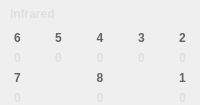
         <widget class="QFrame" name="frameInfrared">
          <property name="sizePolicy">
           <sizepolicy hsizetype="Preferred" vsizetype="Preferred">
            <horstretch>0</horstretch>
            <verstretch>0</verstretch>
           </sizepolicy>
          </property>
          <property name="styleSheet">
           <string notr="true">QWidget#frameInfrared{
border: 2px solid rgb(150, 150, 150);
background-color: rgb(57, 63, 68);
border-radius: 5px;
}</string>
          </property>
          <property name="frameShape">
           <enum>QFrame::NoFrame</enum>
          </property>
          <property name="frameShadow">
           <enum>QFrame::Plain</enum>
          </property>
          <layout class="QGridLayout" name="gridLayout_6">
           <property name="leftMargin">
            <number>0</number>
           </property>
           <property name="topMargin">
            <number>0</number>
           </property>
           <property name="rightMargin">
            <number>0</number>
           </property>
           <property name="bottomMargin">
            <number>0</number>
           </property>
           <item row="5" column="2">
            <widget class="QLabel" name="labelValueIR8">
             <property name="styleSheet">
              <string notr="true">font: 13pt &quot;Siemens Sans&quot;;
font-weight: bold;
color: rgb(222, 223, 225);
background-color: transparent;</string>
             </property>
             <property name="text">
              <string>0</string>
             </property>
             <property name="alignment">
              <set>Qt::AlignCenter</set>
             </property>
            </widget>
           </item>
           <item row="4" column="2">
            <widget class="QLabel" name="labelNameIR8">
             <property name="sizePolicy">
              <sizepolicy hsizetype="Preferred" vsizetype="Preferred">
               <horstretch>0</horstretch>
               <verstretch>0</verstretch>
              </sizepolicy>
             </property>
             <property name="styleSheet">
              <string notr="true">font: 13pt &quot;Siemens Sans&quot;;
font-weight: bold;
color: rgb(96, 100, 103);
background-color: transparent;</string>
             </property>
             <property name="text">
              <string>8</string>
             </property>
             <property name="alignment">
              <set>Qt::AlignCenter</set>
             </property>
            </widget>
           </item>
           <item row="4" column="0">
            <widget class="QLabel" name="labelNameIR7">
             <property name="sizePolicy">
              <sizepolicy hsizetype="Preferred" vsizetype="Preferred">
               <horstretch>0</horstretch>
               <verstretch>0</verstretch>
              </sizepolicy>
             </property>
             <property name="styleSheet">
              <string notr="true">font: 13pt &quot;Siemens Sans&quot;;
font-weight: bold;
color: rgb(96, 100, 103);
background-color: transparent;</string>
             </property>
             <property name="text">
              <string>7</string>
             </property>
             <property name="alignment">
              <set>Qt::AlignCenter</set>
             </property>
            </widget>
           </item>
           <item row="5" column="0">
            <widget class="QLabel" name="labelValueIR7">
             <property name="styleSheet">
              <string notr="true">font: 13pt &quot;Siemens Sans&quot;;
font-weight: bold;
color: rgb(222, 223, 225);
background-color: transparent;</string>
             </property>
             <property name="text">
              <string>0</string>
             </property>
             <property name="alignment">
              <set>Qt::AlignCenter</set>
             </property>
            </widget>
           </item>
           <item row="1" column="0">
            <widget class="QLabel" name="labelNameIR6">
             <property name="sizePolicy">
              <sizepolicy hsizetype="Preferred" vsizetype="Preferred">
               <horstretch>0</horstretch>
               <verstretch>0</verstretch>
              </sizepolicy>
             </property>
             <property name="styleSheet">
              <string notr="true">font: 13pt &quot;Siemens Sans&quot;;
font-weight: bold;
color: rgb(96, 100, 103);
background-color: transparent;</string>
             </property>
             <property name="text">
              <string>6</string>
             </property>
             <property name="alignment">
              <set>Qt::AlignCenter</set>
             </property>
            </widget>
           </item>
           <item row="3" column="0">
            <widget class="QLabel" name="labelValueIR6">
             <property name="styleSheet">
              <string notr="true">font: 13pt &quot;Siemens Sans&quot;;
font-weight: bold;
color: rgb(222, 223, 225);
background-color: transparent;</string>
             </property>
             <property name="text">
              <string>0</string>
             </property>
             <property name="alignment">
              <set>Qt::AlignCenter</set>
             </property>
            </widget>
           </item>
           <item row="1" column="1">
            <widget class="QLabel" name="labelNameIR5">
             <property name="sizePolicy">
              <sizepolicy hsizetype="Preferred" vsizetype="Preferred">
               <horstretch>0</horstretch>
               <verstretch>0</verstretch>
              </sizepolicy>
             </property>
             <property name="styleSheet">
              <string notr="true">font: 13pt &quot;Siemens Sans&quot;;
font-weight: bold;
color: rgb(96, 100, 103);
background-color: transparent;</string>
             </property>
             <property name="text">
              <string>5</string>
             </property>
             <property name="alignment">
              <set>Qt::AlignCenter</set>
             </property>
            </widget>
           </item>
           <item row="3" column="1">
            <widget class="QLabel" name="labelValueIR5">
             <property name="styleSheet">
              <string notr="true">font: 13pt &quot;Siemens Sans&quot;;
font-weight: bold;
color: rgb(222, 223, 225);
background-color: transparent;</string>
             </property>
             <property name="text">
              <string>0</string>
             </property>
             <property name="alignment">
              <set>Qt::AlignCenter</set>
             </property>
            </widget>
           </item>
           <item row="1" column="2">
            <widget class="QLabel" name="labelNameIR4">
             <property name="sizePolicy">
              <sizepolicy hsizetype="Preferred" vsizetype="Preferred">
               <horstretch>0</horstretch>
               <verstretch>0</verstretch>
              </sizepolicy>
             </property>
             <property name="styleSheet">
              <string notr="true">font: 13pt &quot;Siemens Sans&quot;;
font-weight: bold;
color: rgb(96, 100, 103);
background: transparent;</string>
             </property>
             <property name="text">
              <string>4</string>
             </property>
             <property name="alignment">
              <set>Qt::AlignCenter</set>
             </property>
            </widget>
           </item>
           <item row="1" column="3">
            <widget class="QLabel" name="labelNameIR3">
             <property name="sizePolicy">
              <sizepolicy hsizetype="Preferred" vsizetype="Preferred">
               <horstretch>0</horstretch>
               <verstretch>0</verstretch>
              </sizepolicy>
             </property>
             <property name="styleSheet">
              <string notr="true">font: 13pt &quot;Siemens Sans&quot;;
font-weight: bold;
color: rgb(96, 100, 103);
background: transparent;</string>
             </property>
             <property name="text">
              <string>3</string>
             </property>
             <property name="alignment">
              <set>Qt::AlignCenter</set>
             </property>
            </widget>
           </item>
           <item row="3" column="3">
            <widget class="QLabel" name="labelValueIR3">
             <property name="styleSheet">
              <string notr="true">font: 13pt &quot;Siemens Sans&quot;;
font-weight: bold;
color: rgb(222, 223, 225);
background-color: transparent;</string>
             </property>
             <property name="text">
              <string>0</string>
             </property>
             <property name="alignment">
              <set>Qt::AlignCenter</set>
             </property>
            </widget>
           </item>
           <item row="3" column="2">
            <widget class="QLabel" name="labelValueIR4">
             <property name="styleSheet">
              <string notr="true">font: 13pt &quot;Siemens Sans&quot;;
font-weight: bold;
color: rgb(222, 223, 225);
background-color: transparent;</string>
             </property>
             <property name="text">
              <string>0</string>
             </property>
             <property name="alignment">
              <set>Qt::AlignCenter</set>
             </property>
            </widget>
           </item>
           <item row="5" column="4">
            <widget class="QLabel" name="labelValueIR1">
             <property name="styleSheet">
              <string notr="true">font: 13pt &quot;Siemens Sans&quot;;
font-weight: bold;
color: rgb(222, 223, 225);
background-color: transparent;</string>
             </property>
             <property name="text">
              <string>0</string>
             </property>
             <property name="alignment">
              <set>Qt::AlignCenter</set>
             </property>
            </widget>
           </item>
           <item row="4" column="4">
            <widget class="QLabel" name="labelNameIR1">
             <property name="sizePolicy">
              <sizepolicy hsizetype="Preferred" vsizetype="Preferred">
               <horstretch>0</horstretch>
               <verstretch>0</verstretch>
              </sizepolicy>
             </property>
             <property name="styleSheet">
              <string notr="true">font: 13pt &quot;Siemens Sans&quot;;
font-weight: bold;
color: rgb(96, 100, 103);
background: transparent;</string>
             </property>
             <property name="text">
              <string>1</string>
             </property>
             <property name="alignment">
              <set>Qt::AlignCenter</set>
             </property>
            </widget>
           </item>
           <item row="1" column="4">
            <widget class="QLabel" name="labelNameIR2">
             <property name="sizePolicy">
              <sizepolicy hsizetype="Preferred" vsizetype="Preferred">
               <horstretch>0</horstretch>
               <verstretch>0</verstretch>
              </sizepolicy>
             </property>
             <property name="styleSheet">
              <string notr="true">font: 13pt &quot;Siemens Sans&quot;;
font-weight: bold;
color: rgb(96, 100, 103);
background: transparent;</string>
             </property>
             <property name="text">
              <string>2</string>
             </property>
             <property name="alignment">
              <set>Qt::AlignCenter</set>
             </property>
            </widget>
           </item>
           <item row="3" column="4">
            <widget class="QLabel" name="labelValueIR2">
             <property name="styleSheet">
              <string notr="true">font: 13pt &quot;Siemens Sans&quot;;
font-weight: bold;
color: rgb(222, 223, 225);
background-color: transparent;</string>
             </property>
             <property name="text">
              <string>0</string>
             </property>
             <property name="alignment">
              <set>Qt::AlignCenter</set>
             </property>
            </widget>
           </item>
           <item row="0" column="0" colspan="4">
            <widget class="QLabel" name="labelInfrared">
             <property name="sizePolicy">
              <sizepolicy hsizetype="Preferred" vsizetype="Preferred">
               <horstretch>0</horstretch>
               <verstretch>0</verstretch>
              </sizepolicy>
             </property>
             <property name="minimumSize">
              <size>
               <width>0</width>
               <height>25</height>
              </size>
             </property>
             <property name="maximumSize">
              <size>
               <width>16777215</width>
               <height>25</height>
              </size>
             </property>
             <property name="styleSheet">
              <string notr="true">font: 13pt &quot;Siemens Sans&quot;;
font-weight: bold;
color: rgb(222, 223, 225);
background-color: transparent;
margin-top: 2px;</string>
             </property>
             <property name="text">
              <string>Infrared</string>
             </property>
             <property name="alignment">
              <set>Qt::AlignLeading|Qt::AlignLeft|Qt::AlignVCenter</set>
             </property>
             <property name="indent">
              <number>10</number>
             </property>
            </widget>
           </item>
          </layout>
         </widget>
